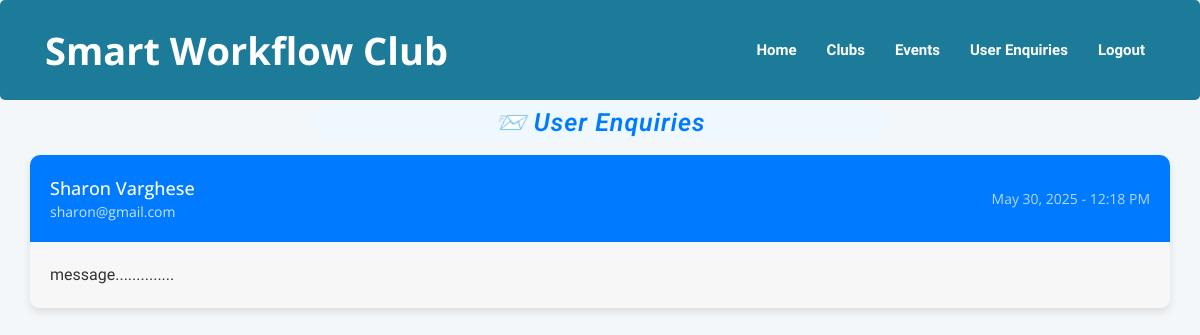
Screenshot of /contact-messages/ (signed in) with the database file from the repository.
### events/models.py (models this page shows, shortened)
class ContactMessage(models.Model):
    name = models.CharField(max_length=100)
    email = models.EmailField()
    message = models.TextField()
    submitted_at = models.DateTimeField(auto_now_add=True)

### events/views.py (the view)
# urls.py: path('contact-messages/', views.view_contact_messages, name='view_contact_messages'),
@staff_member_required  # only admin/staff can view messages
def view_contact_messages(request):
    messages = ContactMessage.objects.order_by('-submitted_at')
    return render(request, 'events/usermessages.html', {'messages': messages})

### events/templates/events/usermessages.html (shortened to what this page needs)
{% extends 'events/base.html' %}
{% block content %}
<br><br><br><br>
<div class="container mt-5 mb-5">
  <h2 class="mb-4 text-center">📨 User Enquiries</h2>
  {% if messages %}
    <div class="message-cards">
      {% for msg in messages %}
        <div class="message-card">
          <div class="message-header">
            <div class="message-header-left">
              <h5 style="color: white;" >{{ msg.name }}</h5>
              <small>{{ msg.email }}</small>
            </div>
            <small class="message-date">{{ msg.submitted_at|date:"M d, Y - H:i A" }}</small>
          </div>
          <div class="message-body">
            <p>{{ msg.message }}</p>
          </div>
        </div>
      {% endfor %}
    </div>
  {% else %}
    <div class="alert alert-info text-center mt-5" role="alert">
      No contact messages found.
    </div>
  {% endif %}
</div>
{% endblock %}

### events/static/extras/css/style.css (style rules this page uses)
p,li { font-family: 'Dosis', sans-serif !important; }
body,div,dl,dt,dd,ul,ol,li,h1,h2,h3,h4,h5,h6,pre,form,fieldset,p,blockquote,hr,th,td { margin:0; padding:0; }
body { -webkit-font-smoothing: antialiased; }
p { font-size: 1.6rem; line-height: 1.6em; font-family: 'Open Sans', sans-serif; margin-bottom: 10px; }
h1,h2,h3 { font-family: 'Roboto', sans-serif; line-height: 1.4em; color: #222222; margin: 10px 0; }
h4,h5 { font-family: 'Open Sans', sans-serif; line-height: 1.5em; color: #555555; margin: 10px 0; }
h2 { font-size: 3.4rem; }
h5 { font-size: 1.6rem; }
h2.text-center { position: relative; top: -15px; background: aliceblue; width: 50%; text-align: center; margin: 0 auto; border-radius: 15px; font-size: 25px; font-style: italic; }
* { margin: 0; padding: 0; }

### events/templates/events/base.html (style rules this page uses)
body { background-color: #f4f7fa; font-family: 'Open Sans', sans-serif; }
h2 { text-align: center; margin-bottom: 25px; }

### events/templates/events/usermessages.html (style rules this page uses)
.container { max-width: 1200px; }
h2 { font-family: 'Roboto', sans-serif; color: #007bff; font-weight: 600; font-size: 32px; letter-spacing: 1px; margin-bottom: 30px; }
.message-cards { display: flex; flex-direction: column; gap: 20px; }
.message-card { background-color: #fff; border-radius: 10px; box-shadow: 0 4px 8px rgba(0, 0, 0, 0.1); overflow: hidden; transition: all 0.3s ease; }
.message-header { background-color: #007bff; color: white; padding: 20px; display: flex; justify-content: space-between; align-items: center; }
.message-header-left h5 { font-size: 18px; margin: 0; font-weight: 500; }
.message-header-left small { font-size: 14px; opacity: 0.8; }
.message-date { font-size: 14px; opacity: 0.7; text-align: right; }
.message-body { padding: 20px; background-color: #f7f7f7; color: #333; font-size: 16px; }
.message-body p { white-space: pre-wrap; line-height: 1.6; margin: 0; }

### rows the page displays
ContactMessage: name "Sharon Varghese", email "sharon@gmail.com", submitted_at "May 30, 2025 - 12:18 PM", message "message.............."
